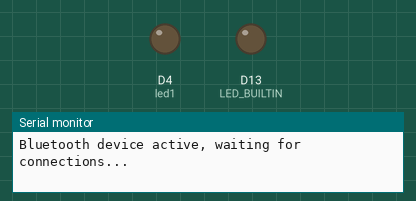
A sketch run on a simulated Arduino Nano 33 IoT. Parts: output pins drawn as LEDs (lit = HIGH), the last lines printed to the serial monitor. Nothing arrives over Bluetooth unless stated; a phone connects over Bluetooth LE 3 s after start.

Above: at 0.1 s.
At 3.1 s:
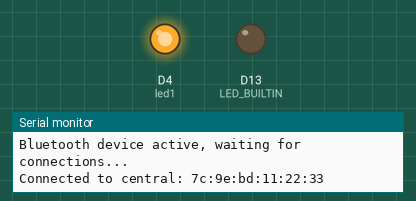
Timing chart, 0 to 4.6 s (numbered marks = the images above):
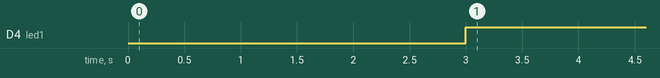

The sketch:

HelloBLE.ino
```cpp
/*
 * DEMO 1: HELLO ARDUINO BLE
 *
 * If the BLE reader is connected, we can turn on LED. Off when disconnected.
 */

// Libraries
#include <ArduinoBLE.h>

// Constan var
int led1 = 4;

void setup() {
  Serial.begin(115200);
  while (!Serial);

  pinMode(LED_BUILTIN, OUTPUT);
  pinMode(led1, OUTPUT);

  // Begin initialization
  if (!BLE.begin()){
    Serial.println("Starting BLE failed!");
    while(1);
  }

  // Set our BLE radio name
  BLE.setLocalName("HelloBLE");
  BLE.setAdvertisedServiceUuid("1fea24c9-8672-4873-847e-fa990e1fb792"); // Set BLE UUID
  // You can generate UUID using this online tool,
  // https://www.guidgenerator.com/online-guid-generator.aspx

  // Start Advertising
  BLE.advertise();
  Serial.println("Bluetooth device active, waiting for connections...");

  /*
   * Make sure your BLE UUID complies with standard BLE SIG. Some BLE
   * UIDs are reserved by their services. You can check these services at this
   * nk, https://www.bluetooth.com/specifications/assigned-numbers/
   * ervice-discovery/.
   */
}

void loop() {
  // wait for a BLE central
  BLEDevice central = BLE.central();

  if (central){
    Serial.print("Connected to central: ");
    Serial.println(central.address());
    //digitalWrite(LED_BUILTIN, HIGH);
    digitalWrite(led1, HIGH);

    while(central.connected()){
      // do nothing
    }

    //digitalWrite(LED_BUILTIN, LOW);
    digitalWrite(led1, LOW);
    Serial.print("Disconnected from central: ");
    Serial.println(central.address());
  }

}
```

Measured:
- by itself, D4 (led1): LOW → HIGH at 3.0 s
